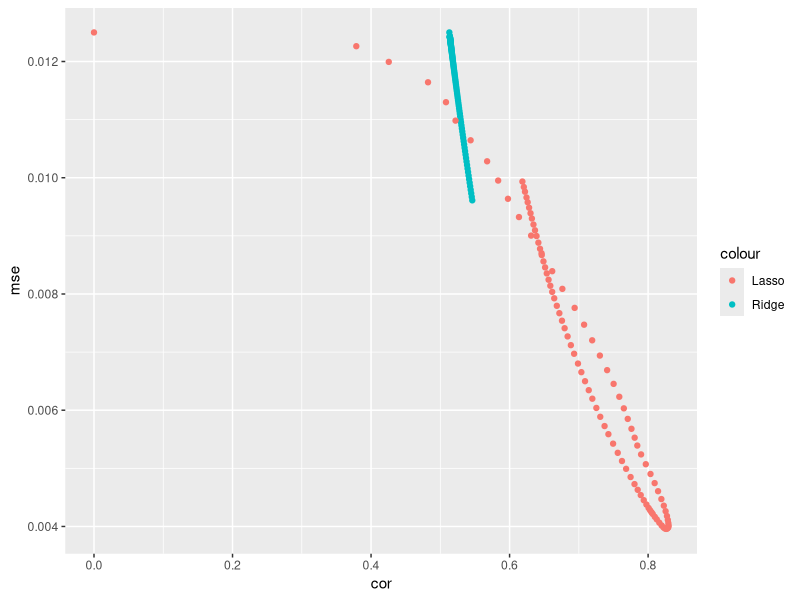
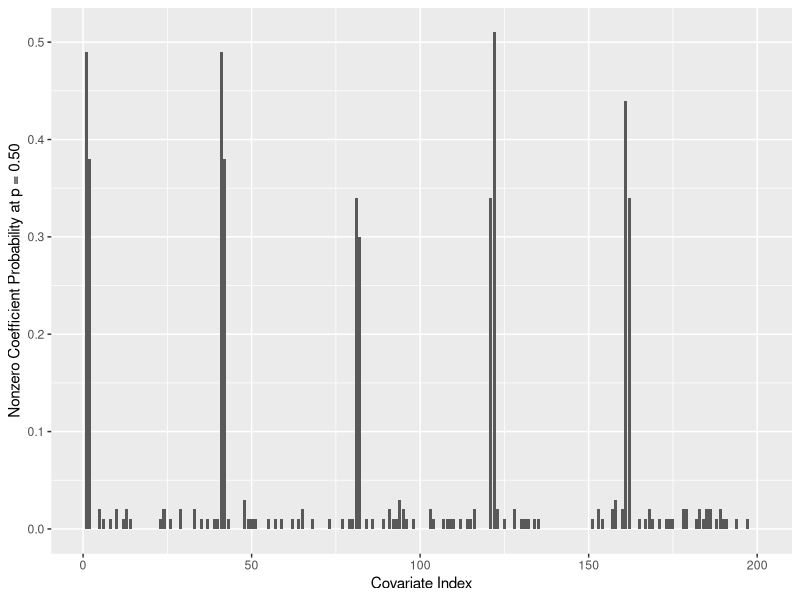
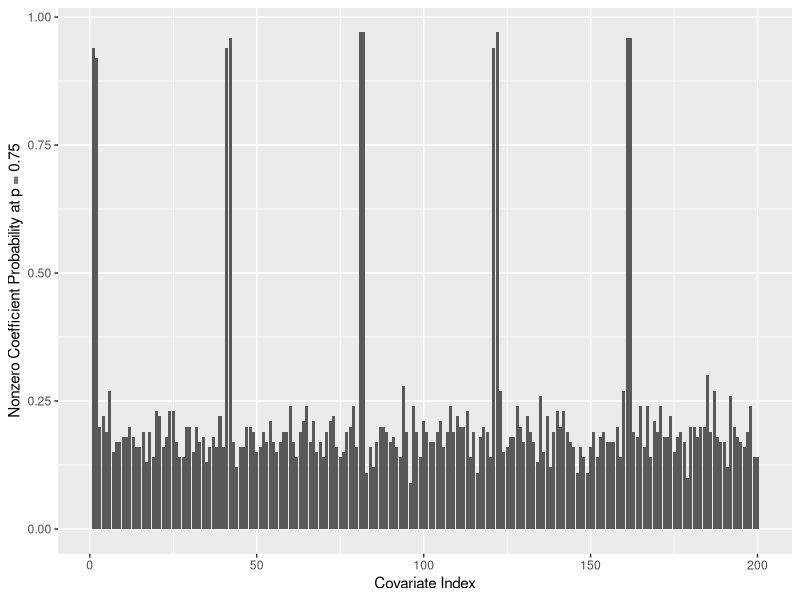
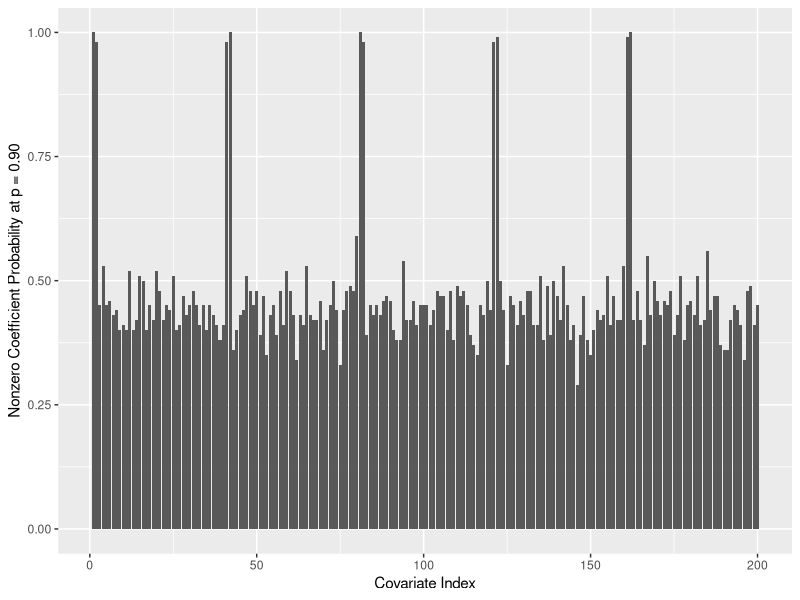
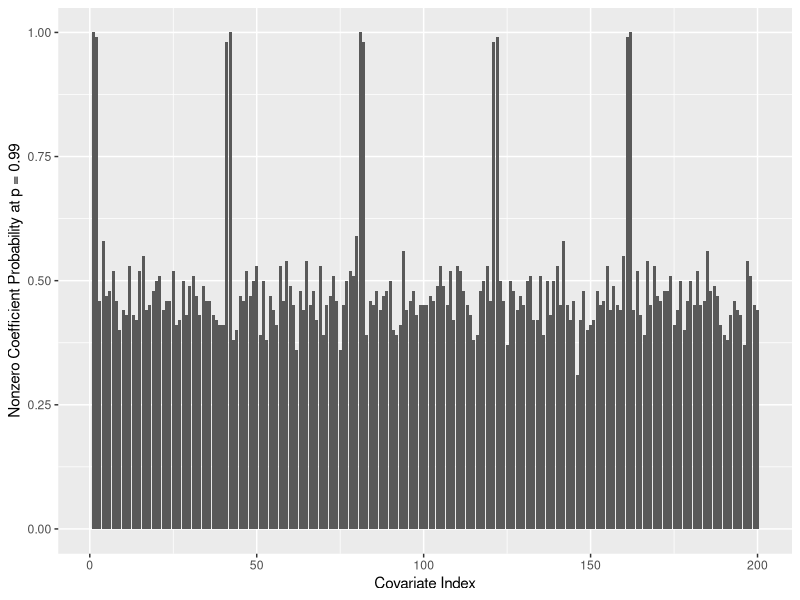

Write R code to recreate these figures, in order.
# Question 3 
# Part i

# loading packages
packages <- c('foreach', 'ggplot2', 'glmnet', 'Metrics', 'MASS', 'pls')
install.packages(packages)
lapply(packages, library, character.only = TRUE)

n <- 100
p <- 200
mu <- rep(x = 0, times = p)
eye <- as.matrix(x = diag(x = p), nrow = p, byrow = TRUE)

generate.X <- function() {
  # correlation 
  correlation.matrix <- matrix(data = cor(x = MASS::mvrnorm(n = n, mu = mu, Sigma = eye)), nrow = 200, byrow = TRUE)
  
  # covariance matrix
  Sigma <- matrix(data = rep(x = 0, times = 200^2), nrow = 200, byrow = TRUE)
  Sigma.func <- function(i, j) correlation.matrix[i, j] ^ abs(x = i - j)
  
  for (i in 1:200) {
    for (j in 1:200) {
      Sigma[i, j] <- Sigma.func(i, j)
    }
  }
  
  # generated data
  MASS::mvrnorm(n = 100, mu = mu, Sigma = Sigma)
}

X <- generate.X()
df <- as.data.frame(x = X)
colnames(x = df) <- foreach::foreach(i = 1:p, .combine = 'c') %do% {
  sprintf('B%i', i)
}

# indexes of nonzero coefficients
beta.nonzero <- c(1, 2, 41, 42, 81, 82, 121, 122, 161, 162)

# initializing parameters based on contribution to variances in data
pca.components <- summary(prcomp(x = X[, beta.nonzero], center = TRUE, scale. = TRUE))
pca.prop.var <- unlist(pca.components$importance)[2, ]

# coefficient vector
beta <- rep(x = 0, times = p)
for (i in seq_along(along.with = beta.nonzero)) {
  # beta[beta.nonzero[i]] <- pca.prop.var[i] * 100
  beta[beta.nonzero[i]] <- 0.50
}

# generated y-values
sigma <- 1
generate.Y <- function(X) {
  as.matrix(x = X) %*% as.vector(x = t(x = beta)) + rnorm(n = n, mean = 0, sd = sqrt(x = sigma))
}

Y <- generate.Y(X = X)
df$Y <- Y


# simulation study
nsim <- 100 # number of simulations to run
set.seed(123)

# initializing models for testing
ridge.model <- glmnet::glmnet(x = X, y = Y, alpha = 0)
lasso.model <- glmnet::glmnet(x = X, y = Y, alpha = 1)
lasso.numcol <- dim(x = lasso.model$beta)[2]

# simulation data
ridge.cor.mean <- data.frame(placeholder = rep(x = 0, times = n))
lasso.cor.mean <- data.frame(placeholder = rep(x = 0, times = lasso.numcol))
ridge.mse.mean <- data.frame(placeholder = rep(x = 0, times = n))
lasso.mse.mean <- data.frame(placeholder = rep(x = 0, times = lasso.numcol))

for (i in 1:nsim) {
  # data preparation
  X <- generate.X()
  Y <- generate.Y(X = X)
  
  # creating models
  ridge.model <- glmnet::glmnet(x = X, y = Y, alpha = 0)
  lasso.model <- glmnet::glmnet(x = X, y = Y, alpha = 1)
  
  # correlation
  ridge.cor <- foreach::foreach(j = 1:n, .combine = 'c') %do% {
    cor(x = beta, y = as.numeric(x = ridge.model$beta[, j]))
  }
  ridge.cor.mean <- rowMeans(x = cbind(ridge.cor.mean, ridge.cor))
  
  lasso.cor <- foreach::foreach(j = 1:lasso.numcol, .combine = 'c') %do% {
    tryCatch(
      expr = {
        cor(x = beta, y = as.numeric(x = lasso.model$beta[, j]))
      }, 
      warning = function(w) { 0.0 }
    )
  }
  lasso.cor.mean <- rowMeans(x = cbind(lasso.cor.mean, lasso.cor))
  
  # computing MSE for this trial (ridge)
  ridge.mse <- foreach::foreach(j = 1:n, .combine = 'c') %do% {
    Metrics::mse(actual = beta, predicted = ridge.model$beta[, j])
  }
  ridge.mse.mean <- rowMeans(x = cbind(ridge.mse.mean, ridge.mse))
  
  lasso.mse <- foreach::foreach(j = 1:lasso.numcol, .combine = 'c') %do% {
    Metrics::mse(actual = beta, predicted = lasso.model$beta[, j])
  }
  
  lasso.mse.mean <- rowMeans(x = cbind(lasso.mse.mean, lasso.mse))
  
}

ridge.df <- data.frame(cor = ridge.cor.mean, mse = ridge.mse.mean)
lasso.df <- data.frame(cor = lasso.cor.mean, mse = lasso.mse.mean)

# plotting mse vs. correlation
ggplot() + geom_point(data = ridge.df, aes(x = cor, y = mse, color = 'Ridge')) + geom_point(data = lasso.df, aes(x = cor, y = mse, color = 'Lasso'))

# plot(ridge.cv, label = TRUE)
# p * sigma^2 / (t(x = beta) %*% beta)

# Part iii
nonzero.counter <- data.frame(P1 = rep(x = 0, times = 200), 
                              P2 = rep(x = 0, times = 200), 
                              P3 = rep(x = 0, times = 200), 
                              P4 = rep(x = 0, times = 200))


# plot per selected correlation coefficient
for (i in 1:nsim) {
  # data preparation
  X <- generate.X()
  Y <- generate.Y(X = X)
  
  # creating models
  lasso.model <- glmnet::glmnet(x = X, y = Y, alpha = 1)
  lasso.cor  <- foreach::foreach(j = 1:lasso.numcol, .combine = 'c') %do% {
    tryCatch(
      expr = {
        cor(x = beta, y = as.numeric(x = lasso.model$beta[, j]))
      }, 
      warning = function(w) { 0.0 }
    )
  }
  
  # indexes of select correlations from glmnet that each align with some lambda
  p.index <- foreach::foreach(p = c(0.50, 0.75, 0.90, 0.99),  .combine = 'c') %do% { 
    findInterval(x = p, vec = sort(x = lasso.cor)) 
  }
  p.lambda <- lasso.model$lambda[p.index]
  
  # keeping count of nonzero coefficients that correspond to nonzero coefficients in question
  for (j in 1:4) {
    lasso.remodel <- glmnet::glmnet(x = X, y = Y, alpha = 1, lambda = p.lambda[j])
    outcomes <- as.integer(x = as.vector(x = !(lasso.remodel$beta == 0)))
    nonzero.counter[, j] <- nonzero.counter[, j] + outcomes
  }

}

# plots per correlation coefficient
ggplot(data = nonzero.counter) + geom_histogram(aes(x = c(1:200), y = P1 / nsim), stat = 'identity') + 
  xlab(label = 'Covariate Index') + 
  ylab(label = 'Nonzero Coefficient Probability at p = 0.50')

ggplot(data = nonzero.counter) + geom_histogram(aes(x = c(1:200), y = P2 / nsim), stat = 'identity') + 
  xlab(label = 'Covariate Index') + 
  ylab(label = 'Nonzero Coefficient Probability at p = 0.75')

ggplot(data = nonzero.counter) + geom_histogram(aes(x = c(1:200), y = P3 / nsim), stat = 'identity') + 
  xlab(label = 'Covariate Index') + 
  ylab(label = 'Nonzero Coefficient Probability at p = 0.90')

ggplot(data = nonzero.counter) + geom_histogram(aes(x = c(1:200), y = P4 / nsim), stat = 'identity') + 
  xlab(label = 'Covariate Index') + 
  ylab(label = 'Nonzero Coefficient Probability at p = 0.99')
